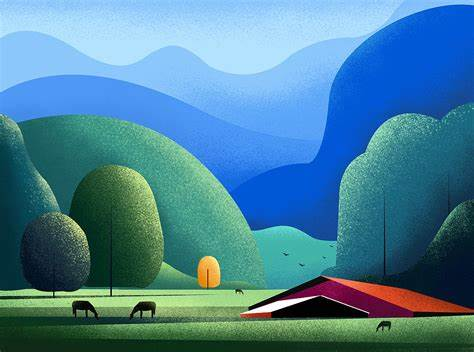
#> input picture img/噪点图1.png, 474 x 352 px
$ python opencv_blur.py
#> lines starting #> are read from the running program, lines starting #| are printed output that depends on the picture
import cv2

'''滤波'''
image = cv2.imread('./img//噪点图1.png')
#> image is the input picture: shape (352, 474, 3); mean B, G, R 153.3, 128.7, 72.9
gauss = cv2.GaussianBlur(image, (5, 5), 0 ) #高斯滤波
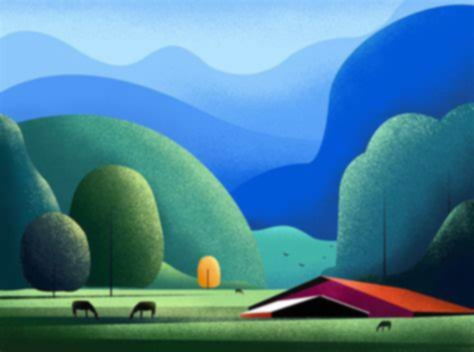
#> gauss: shape (352, 474, 3); mean B, G, R 153.3, 128.7, 72.9
median = cv2.medianBlur(image,5) #中值滤波
cv2.imshow('image',image)
cv2.waitKey(0)
cv2.imshow('gaussian',gauss)
cv2.waitKey(0)
cv2.imshow('median', median)
cv2.waitKey(0)

$ run again, with img/噪点图2.png copied over img/噪点图1.png
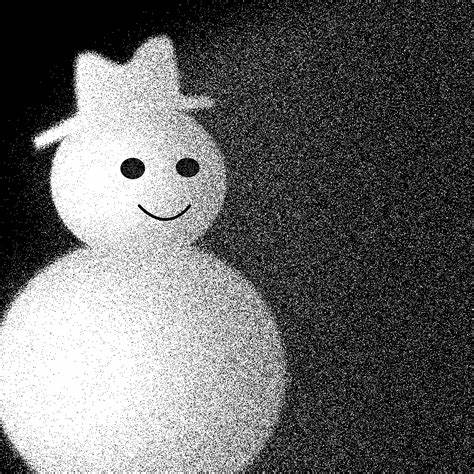
#> input picture img/噪点图2.png, 474 x 474 px
#> image is the input picture: shape (474, 474, 3); min 0, max 255, mean 103.5
#> `gauss = cv2.GaussianBlur(image, (5, 5), 0 )`:
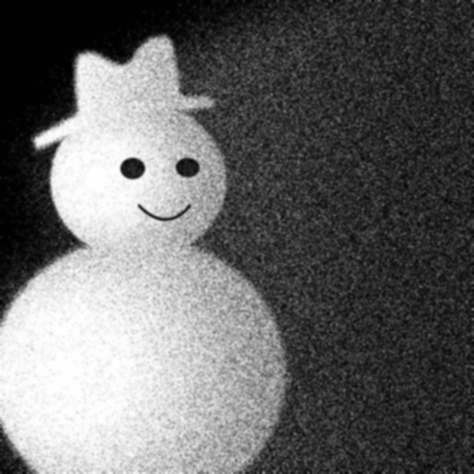
#> gauss: shape (474, 474, 3); min 0, max 255, mean 103.5
